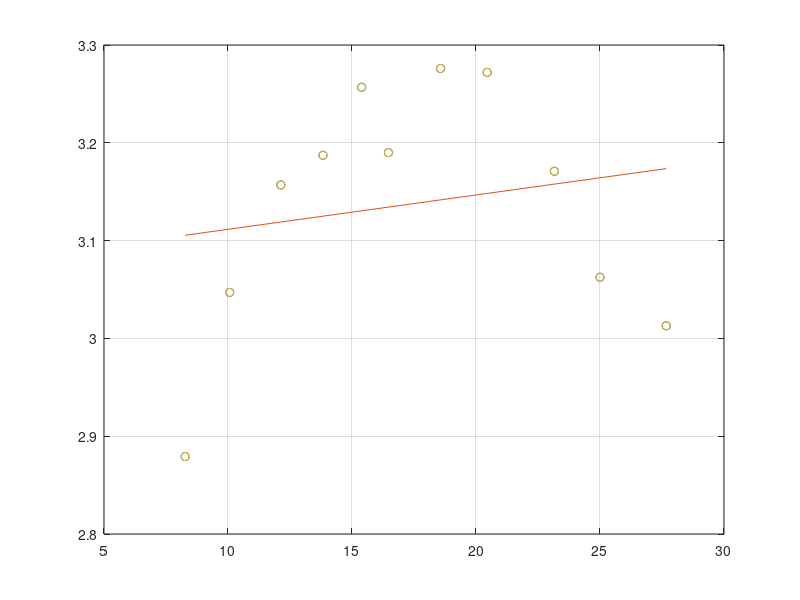

Write the MATLAB code that produced this figure.
x =[8.27
10.07
12.13
13.83
15.39
16.47
18.57
20.45
23.16
25
27.67
];
y = [2.8792
3.047
3.1569
3.1872
3.2568
3.1900
3.2760
3.272
3.1709
3.0625
3.0129
];

%%plot(x,y,'-o')
%%grid on
%%hold on
p=polyfit(x,y,1);
plot(x,y,'o',x,polyval(p,x))
grid on
%plot(x,y,'-o')
%ph0p = plot([0,x],[0,y],'-o');
%grid on 

%i_xy = 8;
%ph0p = plot([0,x(i_xy)],[0,y(i_xy)],'-o');
hold on
plot(x,y,'o')
grid on 
